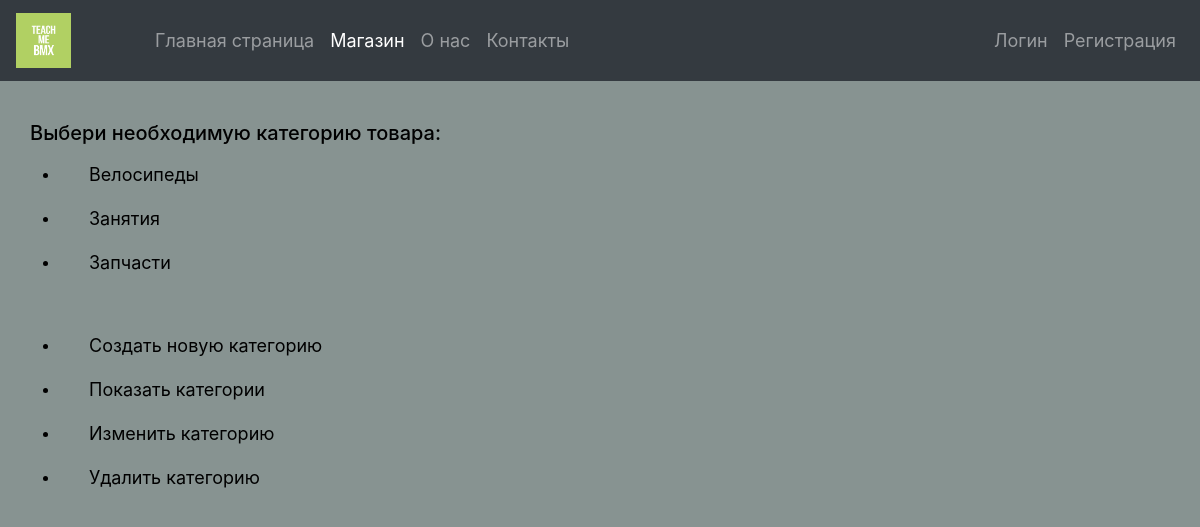
/market/, run on the app's committed database.
### webapp/registration/models.py (models this page shows, shortened)
class Category(db.Model):
    __tablename__ = 'categories_list'
    id = db.Column(db.Integer(), primary_key=True)
    name = db.Column(db.String(30), nullable=False)
    route = db.Column(db.String(30), nullable=False)
    bikes = db.relationship('Bikes', back_populates='category')
    parts = db.relationship('Parts', back_populates='category')
    lessons = db.relationship('Lessons', back_populates='category')

### webapp/market/views.py (the view)
@market.route('/market/')
def market_page():
    categories = Category.query.order_by(Category.name.asc()).all()
    return render_template('market/market.html',
                           title='Магазин', categories=categories)

### webapp/templates/market/market.html (shortened to what this page needs)
{% extends 'base_template.html' %}
{% block market_active %} active {% endblock %}
{% block content %}
    <p> </p><br>
    <h5>Выбери необходимую категорию товара:</h5>
    <ul>
        {% for k in categories %}
            <li>
                <button class="navbar-toggler" type="button" data-toggle="collapse" data-target="#navbarNav">
                    <a class="nav-link" href="/market/{{ k.route }}">{{ k.name }}</a>
                </button>
            </li>
        {% endfor %}
        <p> </p><br>
        <li>
            <button class="navbar-toggler" type="button" data-toggle="collapse" data-target="#navbarNav">
                <a class="nav-link" href="/market/category_create/">Создать новую категорию</a>
            </button>
        </li>
        <li>
            <button class="navbar-toggler" type="button" data-toggle="collapse" data-target="#navbarNav">
                <a class="nav-link" href="/market/category_list/">Показать категории</a>
            </button>
        </li>
        <li>
            <button class="navbar-toggler" type="button" data-toggle="collapse" data-target="#navbarNav">
                <a class="nav-link" href="/market/category_update/">Изменить категорию</a>
            </button>
        </li>
        <li>
            <button class="navbar-toggler" type="button" data-toggle="collapse" data-target="#navbarNav">
                <a class="nav-link" href="/market/category_delete/">Удалить категорию</a>
            </button>
        </li>
    </ul>
{% endblock %}

### webapp/static/css/style.css (style rules this page uses)
body { padding: 0; margin: 0; background-color: #899999; color: black; }
li { padding: 0; margin: 0; font: "default"; position: center; font-weight: default; }
h5 { margin-left: 30px; padding: 0; margin: 10; font-size: 20px; color: black; }
ul { margin-left: 60px; padding: 0; margin: 30; font-size: 15px; color: black; }

### data on the page
Category: name "Велосипеды"
Category: name "Занятия"
Category: name "Запчасти"
